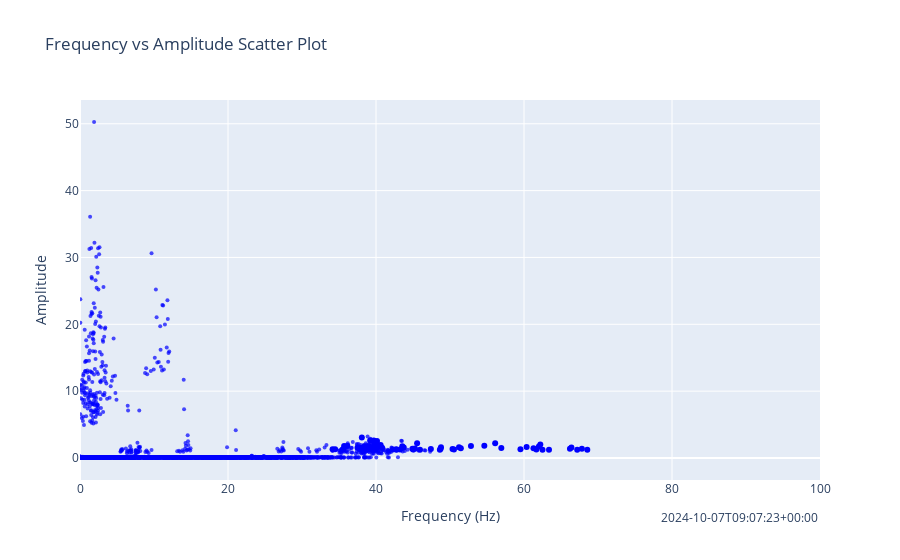

The cell this chart's notebook holds for it:
### Code cell
import plotly.graph_objs as go
import ipywidgets as widgets
from ipywidgets import interact
import pandas as pd
from IPython.display import clear_output, display

# Define a function to update the plot based on the row index and number of previous spectrums


def update_plot(row_index, previous_spectrums):
    # Clear the previous output
    clear_output(wait=True)

    # Create the scatter plot
    fig = go.Figure()

    # Plot the previous spectrums if possible
    for i in range(1, previous_spectrums + 1):
        if row_index - i >= 0:
            prev_row = df.iloc[row_index - i]
            prev_frequencies = []
            prev_amplitudes = []
            for j in range(30):  # Assuming there are 30 spectrum columns (0-29)
                spectrum_data = prev_row[j]
                prev_frequencies.append(spectrum_data['f'])
                prev_amplitudes.append(spectrum_data['a'])

            # Add the previous spectrum data as a scatter plot with smaller markers and alpha
            fig.add_trace(go.Scatter(
                x=prev_frequencies,
                y=prev_amplitudes,
                mode='markers',
                # Same color, smaller markers with alpha
                marker=dict(size=4, opacity=0.7, color='blue'),
                name=f'Previous Spectrum - Row {row_index - i}'
            ))

    # Extract the frequencies and amplitudes from the specified row
    frequencies = []
    amplitudes = []

    row = df.iloc[row_index]
    for i in range(71):  # Assuming there are 30 spectrum columns (0-29)
        spectrum_data = row[i]
        frequencies.append(spectrum_data['f'])
        amplitudes.append(spectrum_data['a'])

    # Get the 'time' value from the row
    time_value = row['time']

    # Add the current spectrum data as a scatter plot
    fig.add_trace(go.Scatter(
        x=frequencies,
        y=amplitudes,
        mode='markers',
        marker=dict(size=6, color='blue'),  # Same color for current markers
        name=f'Spectrum - Row {row_index}'
    ))

    # Update the layout of the plot
    fig.update_layout(
        title=f"Frequency vs Amplitude Scatter Plot",
        xaxis_title="Frequency (Hz)",
        yaxis_title="Amplitude",
        showlegend=False,
        # yaxis=dict(range=[0, 2.5])
        xaxis=dict(range=[0, 100]),  # Set x-axis limits from 0 to 100
    )

    # Add the 'time' value in the bottom-right corner
    fig.add_annotation(
        xref="paper", yref="paper",
        x=1, y=-0.125,  # Position at the bottom-right
        text=f"{time_value}",
        showarrow=False,
        font=dict(size=12),
        xanchor='right',
        yanchor='bottom'
    )

    # Show the plot
    display(fig)


# # Create a slider widget for selecting the row index
# row_slider = widgets.IntSlider(value=500, min=0, max=len(
#     df) - 1, step=1, description='Row Index:', layout=widgets.Layout(width='90%'))

# Create a text input widget for selecting the number of previous spectrums to plot
row_slider = widgets.BoundedIntText(
    value=445, min=0, max=len(
        df) - 1, step=1, description='Row Index:')

# Create a text input widget for selecting the number of previous spectrums to plot
previous_spectrums_input = widgets.BoundedIntText(
    value=100, min=0, max=2000, step=1, description='Previous Spectrums:')

# Use the interact function to update the plot whenever the inputs change
interact(update_plot, row_index=row_slider,
         previous_spectrums=previous_spectrums_input)
